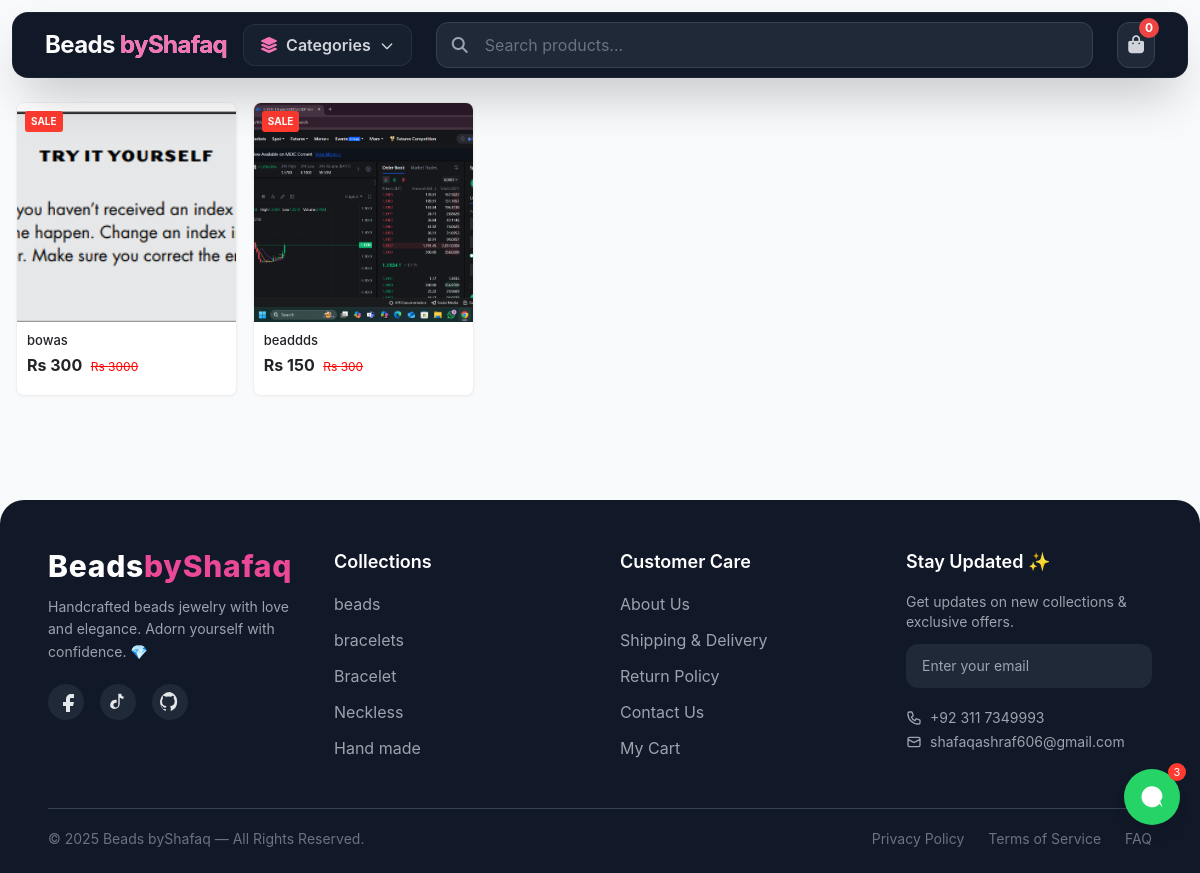
The page / on the database its author committed.
### authapp/models.py (models this page shows, shortened)
class product(models.Model):
    name=models.CharField(max_length=150)
    price=models.FloatField(default=0)
    discounted_price=models.FloatField(default=0)
    date=models.DateTimeField(auto_now_add=True)
    description=models.TextField(default='unknown')
    image=models.ImageField(upload_to='images/')
    category=models.ForeignKey(category,on_delete=models.CASCADE)

class category(models.Model):
    category=models.CharField(max_length=100)

### authapp/views.py (the view, shortened to what this page needs)
# urls.py: 2. Add a URL to urlpatterns:  path('', views.home, name='home')
def home(request):
    cart = request.session.get('cart', {})
    cart_count = sum(item['quantity'] if isinstance(item, dict) else int(item) for item in cart.values())
    categories = category.objects.all()
    category_id = request.GET.get("category_id")
    all_products = product.objects.all()
    pro_variant = ProductVariant.objects.values_list('size', flat=True).distinct()
    return render(request, 'home.html', {
        'categories': categories,
        'products': all_products,
        'pro_variant': pro_variant,
        'cart_count': cart_count,
    })

### authapp/context_processors.py (called while the page is built)
def categories_context(request):
    return {
        'categories': category.objects.all()
    }

### authapp/templates/home.html (shortened to what this page needs)
<!DOCTYPE html>
{% load static %}
<html lang="en">
<head>
    <link rel="stylesheet" href="{% static 'css/output.css' %}" />
    <link rel="stylesheet" href="https://cdnjs.cloudflare.com/ajax/libs/font-awesome/6.4.0/css/all.min.css">
</head>
<body class="bg-gray-50">
    {% include 'Navbar.html' %}
    <div class="max-w-7xl mx-auto px-3 sm:px-4 py-6">
        {% if products %}
        <div class="grid grid-cols-2 sm:grid-cols-3 md:grid-cols-4 lg:grid-cols-5 gap-3 sm:gap-4">
            {% for product in products %}
            <div class="product-card" data-product-id="{{ product.id }}">
                 <a href="{% url 'productdetail' product.id %}">
                <div class="product-image-container">
                    <img src="{{ product.image.url }}"
                         alt="{{ product.name }}"
                         class="product-image"
                         onerror="this.onerror=null;this.src='{% static 'images/default-product.jpg' %}'">
                    {% if product.discounted_price and product.discounted_price < product.price %}
                    <div class="product-badge badge-sale">
                        SALE
                    </div>
                  </a>
                    {% elif forloop.counter <= 5 %}
                    <div class="product-badge badge-new">
                        NEW
                    </div>
                    {% endif %}
                </div>
                <div class="product-info">
                    <a href="{% url 'productdetail' product.id %}" class="product-title line-clamp-2">
                        {{ product.name }}
                    </a>
                    <div class="price-section">
                        {% if product.discounted_price and product.discounted_price < product.price %}
                        <div>
                            <span class="current-price">Rs {{ product.discounted_price|floatformat:0 }}</span>
                            <span class="original-price">Rs {{ product.price|floatformat:0 }}</span>
                        </div>
                        {% else %}
                        <span class="current-price">Rs {{ product.price|floatformat:0 }}</span>
                        {% endif %}
                    </div>
                </div>
            </div>
            {% endfor %}
        {% endif %}
<a href="https://wa.me/923117349993?text=Hello%2C%20I%20saw%20your%20site%20and%20need%20help"
   target="_blank" rel="noopener noreferrer"
   class="fixed right-5 bottom-12 z-50 inline-flex items-center justify-center w-14 h-14 rounded-full shadow-lg"
   style="background:#25D366;" aria-label="Chat on WhatsApp">
  <span style="position:absolute; top:-6px; right:-6px; background:#ff3b30; width:18px; height:18px; display:inline-flex; align-items:center; justify-content:center; border-radius:999px; color:white; font-size:11px;">
    3
  </span>
</a>
    {% include 'footer.html' %}
</body>
</html>

### authapp/templates/Navbar.html (shortened to what this page needs)
<!DOCTYPE html>
{% load static %}
<html lang="en">
  <head>
    <link rel="stylesheet" href="{% static 'css/output.css' %}" />
    <link
      rel="stylesheet"
      href="https://cdnjs.cloudflare.com/ajax/libs/font-awesome/6.4.0/css/all.min.css"
    />
  </head>
  <body class="bg-gray-100">
    <nav
      class="sticky top-0 z-50 bg-gray-900 shadow-2xl mt-3 mx-3 rounded-2xl border border-gray-700/30 backdrop-blur-sm"
    >
      <div class="max-w-7xl mx-auto px-4 sm:px-6 lg:px-8">
        <div class="flex items-center justify-between h-16">
          <div class="flex items-center gap-3">
            <div class="text-2xl font-bold tracking-tight text-white">
              <span
                class="bg-gradient-to-r from-white via-gray-100 to-pink-100 bg-clip-text text-transparent"
              >
                Beads <span class="text-pink-400">byShafaq</span>
              </span>
            </div>
          </div>
          <div
            class="hidden lg:flex items-center gap-6 text-gray-300 font-medium ml-4"
          >
            <div class="relative group">
              <button
                class="flex items-center gap-2 px-4 py-2 rounded-xl bg-gray-800/50 hover:bg-gray-700/70 transition-all duration-300 border border-gray-700/50 hover:border-pink-500/30"
              >
                <i class="fas fa-layer-group text-pink-400"></i>
                <span class="font-semibold">Categories</span>
                <svg
                  class="w-4 h-4 mt-0.5 transition-transform group-hover:rotate-180"
                  fill="none"
                  stroke="currentColor"
                  viewBox="0 0 24 24"
                >
                  <path
                    stroke-linecap="round"
                    stroke-linejoin="round"
                    stroke-width="2"
                    d="M19 9l-7 7-7-7"
                  />
                </svg>
              </button>
            </div>
          </div>
          <div class="flex-1 mx-6 hidden lg:block">
            <form
              method="POST"
              action="{% url 'search_home' %}"
              class="relative"
            >
              <div class="relative flex items-center">
                <span class="absolute left-4 flex items-center text-gray-400">
                  <i class="fas fa-search"></i>
                </span>
                <input
                  name="q"
                  value="{{ request.GET.q }}"
                  placeholder="Search products..."
                  class="w-full pl-12 pr-4 py-2.5 bg-gray-800 border border-gray-700 text-gray-200 rounded-xl placeholder-gray-500 focus:outline-none focus:ring-1 focus:ring-pink-500 focus:border-pink-500 transition"
                />
              </div>
            </form>
          </div>
          <div class="flex items-center gap-3">
            <a href="{% url 'mycart' %}" class="relative">
              <div
                class="p-2.5 rounded-xl bg-gray-800 hover:bg-gray-700 border border-gray-700 hover:border-pink-500/30 transition"
              >
                <i
                  class="fas fa-shopping-bag text-lg text-gray-300 hover:text-pink-400"
                ></i>
                <span
                  id="cart-count"
                  class="absolute -top-1 -right-1 bg-red-500 text-white text-xs font-bold rounded-full w-5 h-5 flex items-center justify-center "
                >
                  {{ cart_count|default:"0" }}
                </span>
              </div>
            </a>
          </div>
        </div>
      </div>
    </nav>
  </body>
</html>

### authapp/templates/footer.html (shortened to what this page needs)
<footer class="bg-gray-900 text-gray-200 mt-20 rounded-t-3xl pt-12 pb-6 px-6 md:px-12">
  <div class="grid grid-cols-1 md:grid-cols-4 gap-10">
    <div>
      <h2 class="text-3xl font-extrabold tracking-wide text-white mb-3">
        Beads<span class="text-pink-500">byShafaq</span>
      </h2>
      <p class="text-gray-400 text-sm leading-relaxed">
        Handcrafted beads jewelry with love and elegance.
        Adorn yourself with confidence. 💎
      </p>
      <div class="flex gap-4 mt-5">
        <a href="https://www.facebook.com/share/1DJJhcPEr9/" class="p-2 rounded-full bg-gray-800 hover:bg-pink-600 transition">
          <svg xmlns="http://www.w3.org/2000/svg" class="w-5 h-5" fill="currentColor">
            <path d="M18 2h-3a5 5 0 00-5 5v3H7v4h3v8h4v-8h3l1-4h-4V7a1 1 0 011-1h3z"/>
          </svg>
        </a>
        <a href="https://www.tiktok.com/@shbeadstore3?_r=1&_t=ZS-92FDoCU8vjg" class="p-2 rounded-full bg-gray-800 hover:bg-pink-600 transition">
        </a>
        <a href="https://wa.me/message/KZ76WA3TYYJ6N1" class="p-2 rounded-full bg-gray-800 hover:bg-pink-600 transition">
        </a>
      </div>
    </div>
    <div>
      <h3 class="text-lg font-semibold text-white mb-4">Collections</h3>
      <ul class="space-y-3 text-gray-400">
        {% for cat in categories %}
        <li><a href="{% url 'category' cat_id=cat.id %}" class="hover:text-pink-400 transition">{{cat.category}}</a></li>
                {% endfor %}
      </ul>
    </div>
    <div>
      <h3 class="text-lg font-semibold text-white mb-4">Customer Care</h3>
      <ul class="space-y-3 text-gray-400">
        <li><a href="{% url 'about' %}" class="hover:text-pink-400 transition">About Us</a></li>
        <li><a href="{% url 'about' %}" class="hover:text-pink-400 transition">Shipping & Delivery</a></li>
        <li><a href="{% url 'about' %}" class="hover:text-pink-400 transition">Return Policy</a></li>
        <li><a href="https://wa.me/message/KZ76WA3TYYJ6N1" class="hover:text-pink-400 transition">Contact Us</a></li>
        <li><a href="{% url 'mycart' %}" class="hover:text-pink-400 transition">My Cart</a></li>
      </ul>
    </div>
    <div>
      <h3 class="text-lg font-semibold text-white mb-4">Stay Updated ✨</h3>
      <p class="text-gray-400 text-sm mb-3">Get updates on new collections & exclusive offers.</p>
      <form class="flex flex-col sm:flex-row items-stretch sm:items-center bg-gray-800 rounded-xl overflow-hidden">
        <input type="email" placeholder="Enter your email"
               class="flex-grow bg-transparent px-4 py-3 text-sm focus:outline-none">
      </form>
      <div class="mt-5 text-gray-400 text-sm">
        <p class="flex items-center gap-2 mb-1">
          +92 311 7349993
        </p>
        <p class="flex items-center gap-2">
          <svg class="w-4 h-4" fill="none" stroke="currentColor" viewBox="0 0 24 24">
            <path stroke-linecap="round" stroke-linejoin="round" stroke-width="2" d="M3 8l7.89 4.26a2 2 0 002.22 0L21 8M5 19h14a2 2 0 002-2V7a2 2 0 00-2-2H5a2 2 0 00-2 2v10a2 2 0 002 2z"/>
          </svg>
          shafaqashraf606@gmail.com
        </p>
      </div>
    </div>
  </div>
  <div class="mt-12 pt-5 border-t border-gray-700">
    <div class="flex flex-col md:flex-row justify-between items-center text-gray-500 text-sm">
      <div class="mb-3 md:mb-0">
        © {% now "Y" %} Beads byShafaq — All Rights Reserved.
      </div>
      <div class="flex items-center gap-6">
        <a href="{% url 'about' %}" class="hover:text-pink-400 transition">Privacy Policy</a>
        <a href="{% url 'about' %}" class="hover:text-pink-400 transition">Terms of Service</a>
        <a href="{% url 'about' %}" class="hover:text-pink-400 transition">FAQ</a>
      </div>
    </div>
  </div>
</footer>

### authapp/templates/home.html (style rules this page uses)
:root { --accent-color: #008060; --hover-color: #006e52; --text-primary: #212326; --text-secondary: #6b7177; --border-color: #e1e3e5; }
body { font-family: -apple-system, BlinkMacSystemFont, 'Segoe UI', Roboto, Oxygen, Ubuntu, sans-serif; }
.line-clamp-2 { display: -webkit-box; -webkit-line-clamp: 2; -webkit-box-orient: vertical; overflow: hidden; }
.product-card { background: white; border-radius: 8px; overflow: hidden; box-shadow: 0 1px 3px rgba(0,0,0,0.04); border: 1px solid #f0f0f0; display: flex; flex-direction: column; height: 100%; }
.product-image-container { position: relative; overflow: hidden; aspect-ratio: 1; }
.product-image { width: 100%; height: 100%; object-fit: cover; transition: transform 0.5s ease; }
.product-badge { position: absolute; top: 8px; left: 8px; font-size: 10px; font-weight: 700; padding: 3px 6px; border-radius: 3px; text-transform: uppercase; z-index: 10; }
.badge-sale { background: #ff3b30; color: white; }
.product-info { padding: 10px; flex: 1; display: flex; flex-direction: column; }
.product-title { font-size: 12px; font-weight: 500; color: var(--text-primary); line-height: 1.3; margin-bottom: 4px; display: block; }
.price-section { margin-bottom: 8px; }
.current-price { font-size: 14px; font-weight: 700; color: var(--text-primary); }
.original-price { font-size: 12px; color: red; text-decoration: line-through; margin-left: 4px; }
@media (min-width: 768px) { .product-card { position: relative; } }
@media (min-width: 768px) { .product-title { font-size: 13px; } }
@media (min-width: 768px) { .current-price { font-size: 16px; } }

### rows shown on the page
product: image (picture), shows "SALE", name "bowas", discounted_price "300", price "3000"
product: image (picture), shows "SALE", name "beaddds", discounted_price "150", price "300"
category: category "beads"
category: category "bracelets"
category: category "Bracelet"
category: category "Neckless"
category: category "Hand made"

### other values the page prints
{{ cart_count|default:"0" }} "0"
